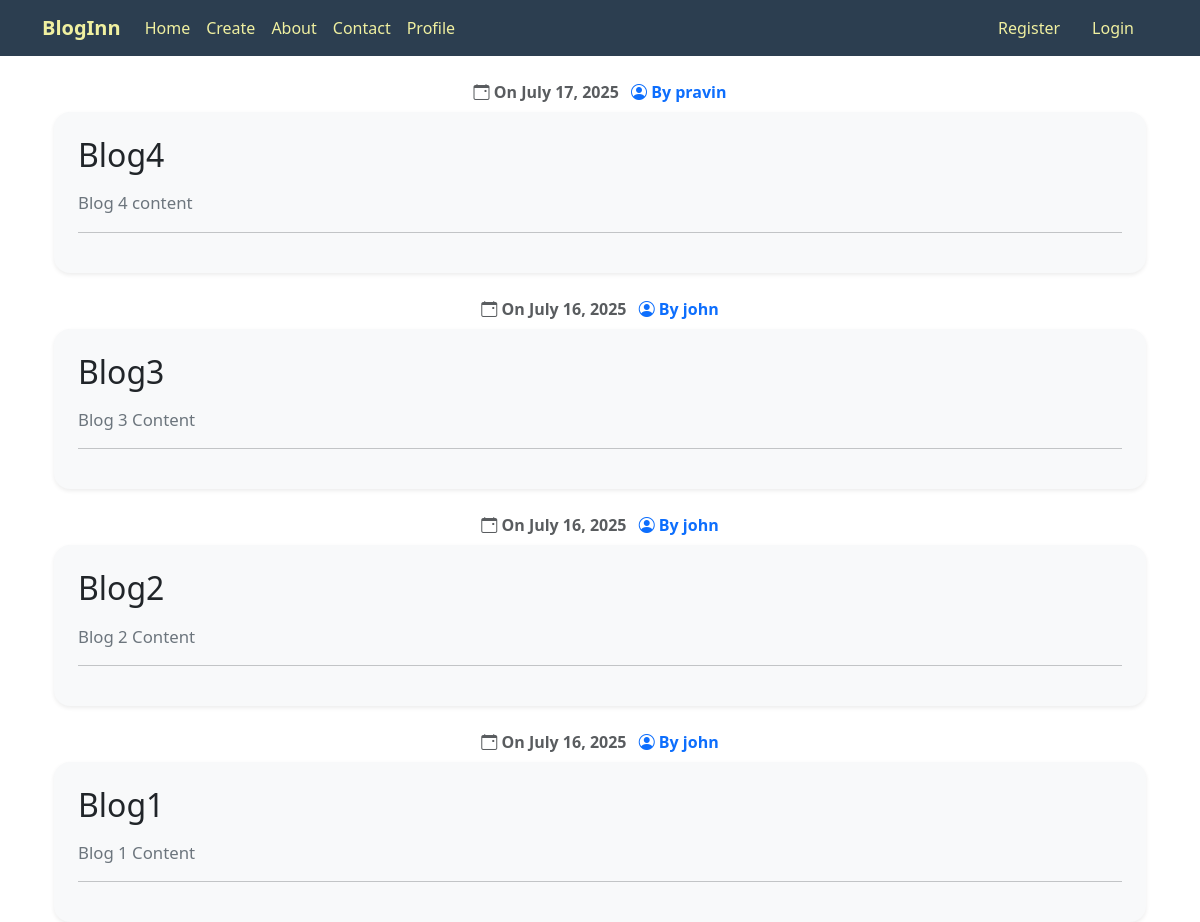
The page / on the database its author committed.
### blog/models.py (models this page shows, shortened)
class Post(models.Model):
    title=models.CharField(max_length=100)
    content=models.TextField()
    date_posted=models.DateTimeField(default=timezone.now)
    author=models.ForeignKey(User,on_delete=models.CASCADE)

### blog/views.py (the view)
# urls.py: path("", views.Home,name="blog-home"),
def Home(request):
    posts = Post.objects.all().order_by('-date_posted')  # 👈 Order by newest first
    return render(request, 'blog/home.html', {'posts': posts})

### blog/templates/blog/home.html
{% extends "blog/base.html"%}
{%block content%}
    {% for post in posts%}
            <link href="https://cdn.jsdelivr.net/npm/bootstrap@5.3.0/dist/css/bootstrap.min.css" rel="stylesheet">
            <div class="text-center mt-4 mb-2">
                <span class="text-muted fw-semibold me-2">
                    <i class="bi bi-calendar-event"></i> On {{ post.date_posted| date:"F j, Y" }}
                </span>
                <span class="text-primary fw-bold">
                    <i class="bi bi-person-circle"></i> By {{ post.author }}
                </span>
            </div>
            <div class="container">
                <div class="p-4 bg-light shadow-sm rounded-4">
                    <h2 class="mb-3 text-dark">{{ post.title }}</h2>
                    <p class="text-secondary" style="font-size: 1.05rem;">{{ post.content }}</p>
                    <hr>
                </div>
            </div>
    {%endfor%}
{%endblock%}

### blog/templates/blog/base.html (shortened to what this page needs)
<!DOCTYPE html>
<html lang="en">
<head>
  <link href="https://cdn.jsdelivr.net/npm/bootstrap@5.3.0/dist/css/bootstrap.min.css" rel="stylesheet">
  <link href="https://cdn.jsdelivr.net/npm/bootstrap-icons@1.10.5/font/bootstrap-icons.css" rel="stylesheet">
</head>
<body>
<nav class="navbar navbar-expand-lg navbar-dark navbar-custom">
  <div class="container">
    <a class="navbar-brand fw-semibold" href="#">BlogInn</a>
    <div class="collapse navbar-collapse" id="navbarContent">
      <ul class="navbar-nav me-auto mb-2 mb-lg-0">
        <li class="nav-item">
          <a class="nav-link" href="{% url 'blog-home' %}">Home</a>
        </li>
        <li class="nav-item">
          <a class="nav-link" href="#">Create</a>
        </li>
        <li class="nav-item">
          <a class="nav-link" href="{% url 'blog-about' %}">About</a>
        </li>
        <li class="nav-item">
          <a class="nav-link" href="{% url 'blog-contact' %}">Contact</a>
        </li>
        <li class="nav-item me-3">
            <a class="nav-link" href="{% url 'profile' %}">Profile</a>
          </li>
      </ul>
      <ul class="navbar-nav d-flex align-items-center">
        {%if request.user.is_authenticated %}
          <li class="nav-item me-3">
            <form method="POST" action="{% url 'logout' %}">
              {% csrf_token %}
              <button type="submit" class="nav-link btn btn-link p-0 text-decoration-none" style="color: #f0f0a0;">Logout</button>
            </form>
          </li>
        {%else%}
        <li class="nav-item me-3">
          <a class="nav-link" href="{% url 'user-register' %}">Register</a>
        <li class="nav-item me-3">
          <a class="nav-link" href="{% url 'login' %}">Login</a>
        </li>
        {%endif%}
      </ul>
    </div>
  </div>
</nav>
<div class="container mt-4">
  {% block content %}
  {% endblock %}
</div>
</body>
</html>

### blog/templates/blog/base.html (style rules this page uses)
body { background-color: #f8f9fa; color: #212529; }
.container, .card, .content, main, section { background-color: transparent !important; color: inherit; }
.navbar-custom { background-color: #2c3e50; }
.navbar-custom .nav-link, .navbar-custom .navbar-brand { color: #f0f0a0 !important; }

### rows shown on the page
Post: date_posted "July 17, 2025", author "pravin", title "Blog4", content "Blog 4 content"
Post: date_posted "July 16, 2025", author "john", title "Blog3", content "Blog 3 Content"
Post: date_posted "July 16, 2025", author "john", title "Blog2", content "Blog 2 Content"
Post: date_posted "July 16, 2025", author "john", title "Blog1", content "Blog 1 Content"
